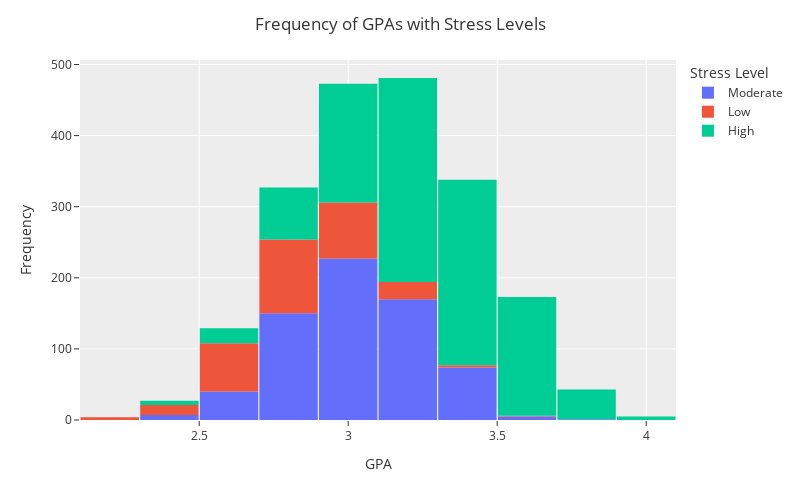

Here is the notebook cell this chart was saved with:
### Markdown cell above
### Based on this scatter plot, there is a big positive correlation between Sleep Hours and average GPA. The line of fit has a great R^2 score of 0.981, meaning that over 98 percent of the variance can be predicted/explained by the linear fit. As a result, this graph shows how the more you study, the more likely your GPA is to be.
### This logically does make sense. The more that one studies, the better the overall grades that one will get.

### Code cell
fig2 = px.histogram(DF, x = 'GPA', nbins = 12, color = 'Stress Level')
fig2.update_layout(bargap=0.02,
                  title='Frequency of GPAs with Stress Levels',
                  title_x=0.5,
                  yaxis_title="Frequency",
                  xaxis_title="GPA",
                  autosize=False,
                  width=800,
                  height=500,
                  template="ggplot2")
fig2.show()

### Figure 1 — Plotly figure (JSON) as saved in the notebook; plotly's stock layout.template omitted (floating-point values rounded to 4 significant figures; data arrays with more than 128 entries replaced by an {"elided": "..."} marker saying what was removed)
{"data": [{"bingroup": "x", "hovertemplate": "Stress Level=Moderate<br>GPA=%{x}<br>count=%{y}<extra></extra>", "legendgroup": "Moderate", "marker": {"color": "#636efa", "pattern": {"shape": ""}}, "name": "Moderate", "nbinsx": 12, "orientation": "v", "showlegend": true, "type": "histogram", "x": {"elided": "674 float values"}, "xaxis": "x", "yaxis": "y"}, {"bingroup": "x", "hovertemplate": "Stress Level=Low<br>GPA=%{x}<br>count=%{y}<extra></extra>", "legendgroup": "Low", "marker": {"color": "#EF553B", "pattern": {"shape": ""}}, "name": "Low", "nbinsx": 12, "orientation": "v", "showlegend": true, "type": "histogram", "x": {"elided": "297 float values"}, "xaxis": "x", "yaxis": "y"}, {"bingroup": "x", "hovertemplate": "Stress Level=High<br>GPA=%{x}<br>count=%{y}<extra></extra>", "legendgroup": "High", "marker": {"color": "#00cc96", "pattern": {"shape": ""}}, "name": "High", "nbinsx": 12, "orientation": "v", "showlegend": true, "type": "histogram", "x": {"elided": "1029 float values"}, "xaxis": "x", "yaxis": "y"}], "layout": {"autosize": false, "bargap": 0.02, "barmode": "relative", "height": 500, "legend": {"title": {"text": "Stress Level"}, "tracegroupgap": 0}, "margin": {"t": 60}, "title": {"text": "Frequency of GPAs with Stress Levels", "x": 0.5}, "width": 800, "xaxis": {"anchor": "y", "domain": [0, 1], "title": {"text": "GPA"}}, "yaxis": {"anchor": "x", "domain": [0, 1], "title": {"text": "Frequency"}}}}
